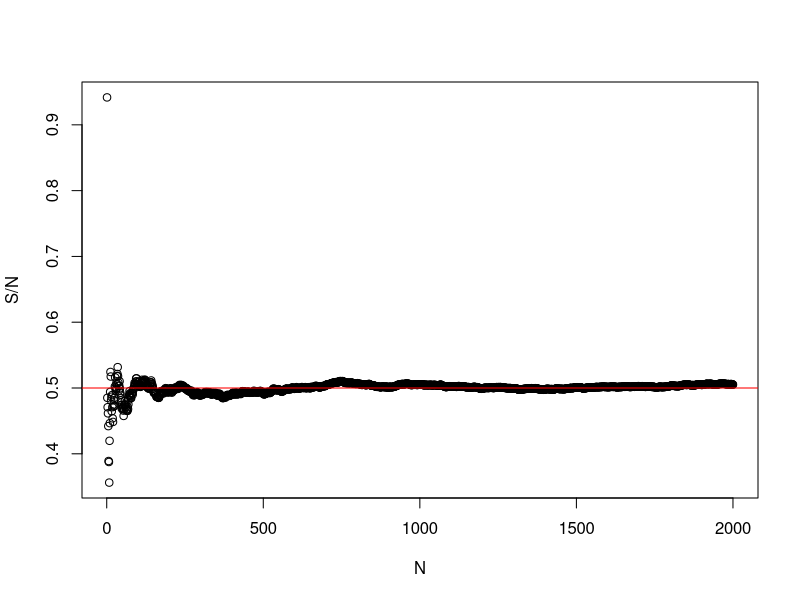
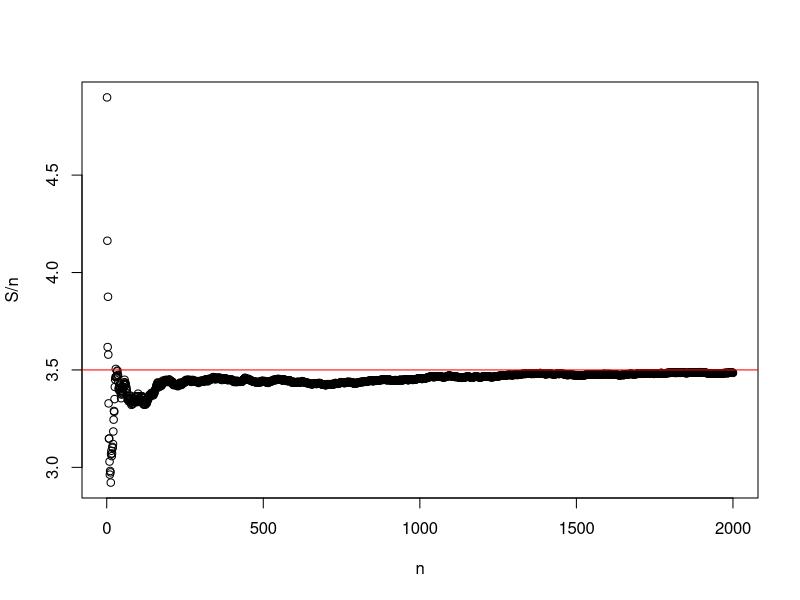
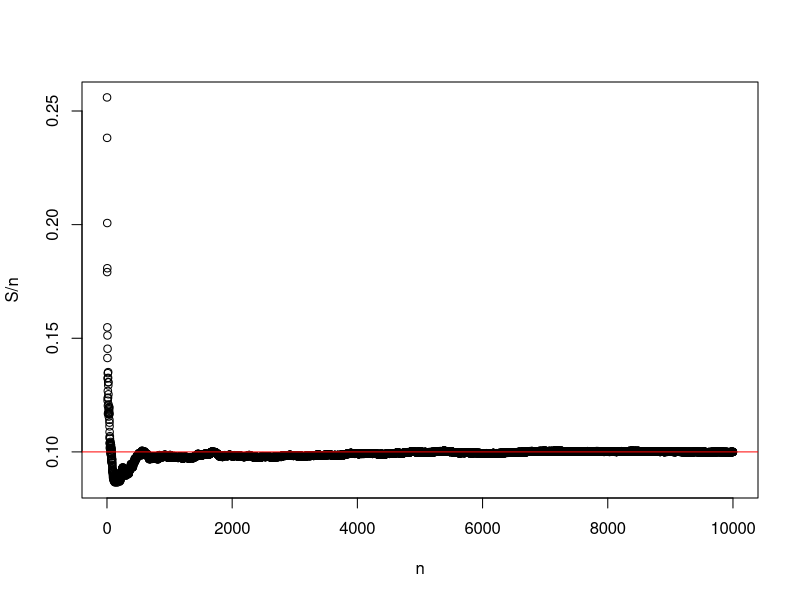
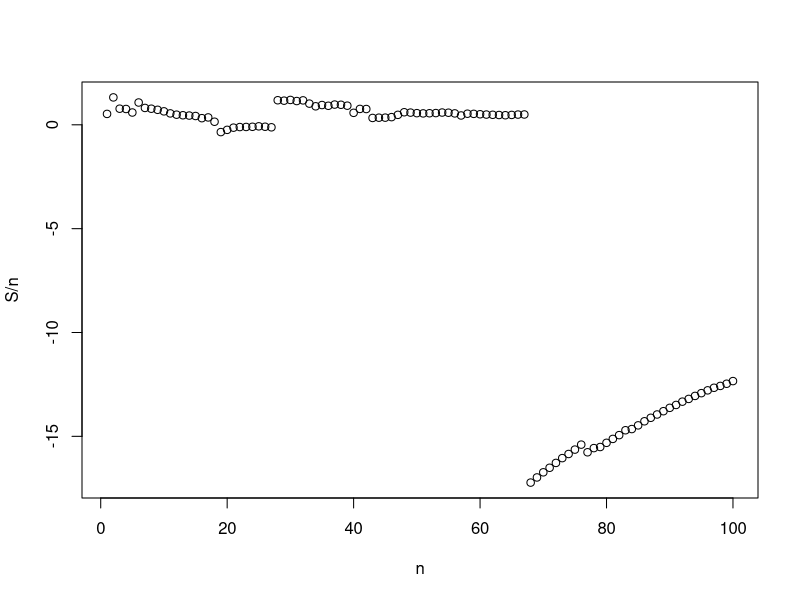

Reproduce these figures in R, in order.
#TP2_Partie2
#Loi forte des grands nombres
M=2000
X = runif(M,0,1) #cree M variable aleatoire uniforme
S = cumsum(X) #cree vecteur des sommes succesif 
N = seq(1,M, by=1) #des valeur entre 1 et M le pas c'est un 
plot(N, S/N) #dessin de Sn/N en fonction de N 
abline(h=0.5, col="red") #ligne horizontale d'ordre E[X 1].
#on peut dire que quand N est grand Sn/N tende vers meu et cest LDGN 
#le graphe a chaque fois qu'on compile le code par ce que on produit des nouvelle variable aleatoirre defirantes des pricidente 

#Illustrations pour d’autres lois
funif <- function(a,b,N){
  X = runif(N,a,b)
  S = cumsum(X)
  n = seq(1,N, by=1)
  plot(n, S/n)
  abline(h=(a+b)/2, col="red")
}
funif(2,5,2000)

fexp <- function(a,N){
  X = rexp(N,a)#rexp genere N variable aléatoire de loi exponentielle de paramètre alpha = a dans notre cas
  S = cumsum(X)
  n = seq(1,N, by=1)
  plot(n, S/n)
  abline(h=1/a, col="red")
}
fexp(10,10000)
#le graphe a chaque fois qu'on compile le code par ce que on produit des nouvelle variable aleatoirre defirantes des pricidente 
#donc on peut dire que pour la somme des variable aleatoire de meme lois et de meme parametre quand N est grand est grand la lois tend vers mue

fcauchy <- function(N){
  X = rcauchy(N)
  S = cumsum(X)
  n = seq(1,N, by=1)
  plot(n, S/n)
}
fcauchy(100)
# a chque fois qu'on rexecute le code on a des points differents 
#quand on augemente le N on as une forme qui resemble a la lois expo




